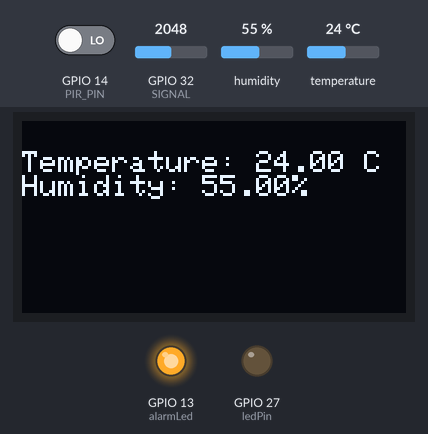
This sketch was run on a simulated ESP32. Shown: 128×64 one-colour display, output pins drawn as LEDs (lit = HIGH). Inputs (shaded band) come from the test bench; at power-on: GPIO 14 (PIR_PIN) LOW, GPIO 32 (SIGNAL) = 2048, humidity 55 %, temperature 24 °C. WiFi joins after 1.5 s; servers stay silent unless stated; the local clock reads 2024-03-15 10:24:30 at power-on unless the sketch sets it; the Firebase database answers and starts empty; pins used as bus, display or sensor lines are not drawn; what the sketch prints to the serial monitor is not drawn.

Above: at 24.4 s.
Timing chart, 0 to 25.9 s (numbered marks = the images above):
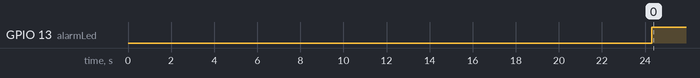

Measured:
- by itself, GPIO 13 (alarmLed): LOW → HIGH at 24.3 s

The sketch:

FirebaseApp.ino
```cpp
#include <Adafruit_GFX.h>
#include <Adafruit_SSD1306.h>
#include <Wire.h>
#include <WiFi.h>
#include "time.h"
#include <DHT.h>
#include <DHT_U.h>
#include <ESP32Firebase.h>
#include <WiFi.h>
#include <WebServer.h>

//firebase
#define FIREBASE_HOST "https://scmu-----rtdb.europe-west1.firebasedatabase.app"
Firebase firebase(FIREBASE_HOST);
String terrarium = "/Terrariums/-NxOimqv_QLBmqdP6ToG";

//wifi
#define WIFI_SSID "Vodafone----"
#define WIFI_PASSWORD "---"

//time
const char* ntpServer = "pool.ntp.org";
const long  gmtOffset_sec = 0;
const int   daylightOffset_sec = 3600;
struct tm timeinfo;

//temperature & humidity
#define DHTTYPE DHT11
const int dhtPin = 18;
DHT dht(dhtPin, DHTTYPE);
float temperature = 0;
float humidity = 0;

//leds
const int ledPin = 27;
const int alarmLed = 13;

//firebase info
float maxTemp = 0;
float minTemp = 0;
float maxHumid = 0;
float minHumid = 0;
float offLight = 0;
float onLight = 0;
String ledStatus = "";
String manualOverride = "";

//display screen
#define SCREEN_WIDTH 128
#define SCREEN_HEIGHT 64
Adafruit_SSD1306 display(SCREEN_WIDTH, SCREEN_HEIGHT, &Wire, -1);

//water-level
#define POWER 33
#define SIGNAL 32
int waterLevel=0;

//movement-sensor
const int PIR_PIN = 14;
int warm_up;

WebServer server(80);

void printLocalTime()
{
  if(!getLocalTime(&timeinfo)){
    Serial.println("Failed to obtain time");
    return;
  }
  Serial.println(&timeinfo, "%A, %B %d %Y %H:%M:%S");
}

void setup() {
  Serial.begin(115200);
  dht.begin();
  pinMode(PIR_PIN, INPUT);
  delay(20000);
  pinMode(ledPin, OUTPUT);
  digitalWrite(ledPin, LOW);
  pinMode(alarmLed, OUTPUT);
  digitalWrite(alarmLed, LOW);

  WiFi.begin(WIFI_SSID, WIFI_PASSWORD);
  Serial.print("Connecting to Wi-Fi");
  while (WiFi.status() != WL_CONNECTED) {
    Serial.print(".");
    delay(300);
  }
  Serial.println();
  Serial.print("Connected with IP: ");
  Serial.println(WiFi.localIP());

  configTime(gmtOffset_sec, daylightOffset_sec, ntpServer);
  printLocalTime();

  if(!display.begin(SSD1306_SWITCHCAPVCC, 0x3C)) {
    Serial.println(F("SSD1306 allocation failed"));
    for(;;);
  }

  pinMode(POWER,OUTPUT);
  digitalWrite(POWER,LOW);

  delay(500);
  display.clearDisplay();
  display.setTextSize(1);
  display.setTextColor(WHITE);
  display.setCursor(0, 10);
  display.println("Display Screen ON");
  display.display();

  server.on("/led/on", HTTP_GET, []() {
    digitalWrite(ledPin, HIGH);
    server.send(200, "text/plain", "LED is ON");
  });

  server.on("/led/off", HTTP_GET, []() {
    digitalWrite(ledPin, LOW);
    server.send(200, "text/plain", "LED is OFF");
  });

  server.begin();
  Serial.println("Setup Done!");
}

void loop() {

  printLocalTime();
  getFromFirebase();
  server.handleClient();
  updateLed();
  updateSensorInfo();
  movementSensor();
  updateAlarm();
  displayScreen(temperature, humidity);
  sendToFirebase();

  delay(10);
}

void getFromFirebase()
{
  maxTemp = firebase.getFloat(terrarium+"/maxTemp");
  minTemp = firebase.getFloat(terrarium+"/minTemp");
  maxHumid = firebase.getFloat(terrarium+"/maxHumidity");
  minHumid = firebase.getFloat(terrarium+"/minHumidity");
  offLight = firebase.getFloat(terrarium+"/maxLight");
  onLight = firebase.getFloat(terrarium+"/minLight");
  ledStatus = firebase.getString(terrarium+"/ledStatus");
  manualOverride = firebase.getString(terrarium+"/manualOverride");
}

void sendToFirebase()
{
  firebase.setFloat(terrarium+"/temperature", temperature);
  firebase.setFloat(terrarium+"/humidity", humidity);
  firebase.setInt(terrarium+"/waterLevel", waterLevel);
  firebase.setString(terrarium+"/ledStatus", ledStatus);
  //firebase.setString(terrarium+"/manualOverride", manualOverride);
}

void updateLed()
{
  if (timeinfo.tm_hour == offLight){
    manualOverride = "OFF";
  }

  if (manualOverride == "OFF"){
    if (timeinfo.tm_hour >= onLight && timeinfo.tm_hour < offLight){
      if (ledStatus == "OFF"){
        digitalWrite(ledPin, HIGH);
        ledStatus = "ON";
      }
    }else {
      if (ledStatus == "ON") {
        digitalWrite(ledPin, LOW);
        ledStatus = "OFF";
      }
    }
  } else {
    if (ledStatus == "ON"){
      digitalWrite(ledPin, HIGH);
    } else {
      digitalWrite(ledPin, LOW);
    }
  }
}

void updateSensorInfo()
{
  temperatureAndHumidity();
  waterSensor();
}

void waterSensor()
{
  digitalWrite(POWER,HIGH);
  delay(10);
  waterLevel=analogRead(SIGNAL);
  delay(10);
  digitalWrite(POWER,LOW);
}

void displayScreen(float t, float h)
{
  display.clearDisplay();
  display.setCursor(0, 10);
  display.print("Temperature: ");
  display.print(t);
  display.println(" C");
  display.print("Humidity: ");
  display.print(h);
  display.print("%");
  display.display();
}

void temperatureAndHumidity()
{
  humidity = dht.readHumidity();
  temperature = dht.readTemperature();
  if (isnan(humidity) || isnan(temperature)) {
    Serial.println("Failed reception");
    return;
  }
}

void movementSensor()
{
  int sensor_output;
  sensor_output = digitalRead(PIR_PIN);
  if( sensor_output == LOW )
  {
    if( warm_up == 1 )
     {
      Serial.print("Warming Up\n\n");
      warm_up = 0;
      delay(2000);
    }
    Serial.print("No object in sight\n\n");
    delay(1000);
  }
  else
  {
    Serial.print("Object detected\n\n");
    updateActivity();
    warm_up = 1;
    delay(1000);
  }
}

void updateActivity() {
  if(!getLocalTime(&timeinfo)){
    Serial.println("Failed to obtain time");
    return;
  }

  char dateStr[11];
  strftime(dateStr, sizeof(dateStr), "%d-%m-%Y", &timeinfo);

  String datePath = terrarium + "/activity/" + dateStr;
  String hourStr = String(timeinfo.tm_hour);

  int currentActivity = firebase.getInt(datePath + "/" + hourStr);

  if (currentActivity == -1) {
    currentActivity = 0;
  }

  firebase.setInt(datePath + "/" + hourStr, currentActivity + 1);
}

void updateAlarm()
{
  if (temperature < minTemp || temperature > maxTemp || waterLevel < 100 || humidity < minHumid || humidity > maxHumid){
    digitalWrite(alarmLed, HIGH);
  } else {
    digitalWrite(alarmLed, LOW);
  }
}
```
